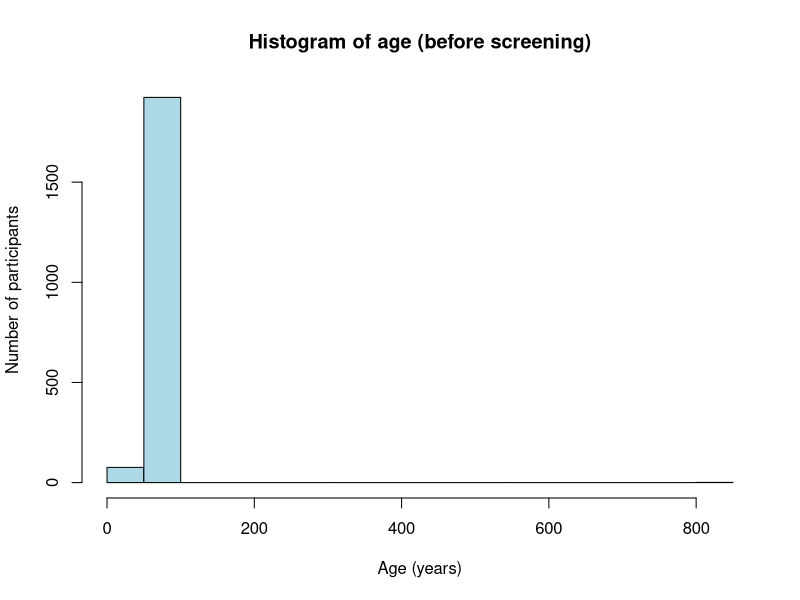
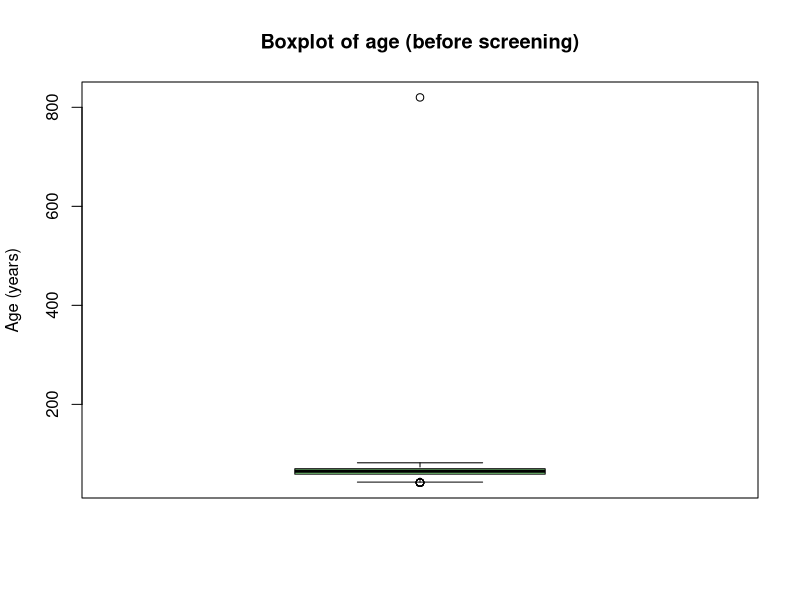
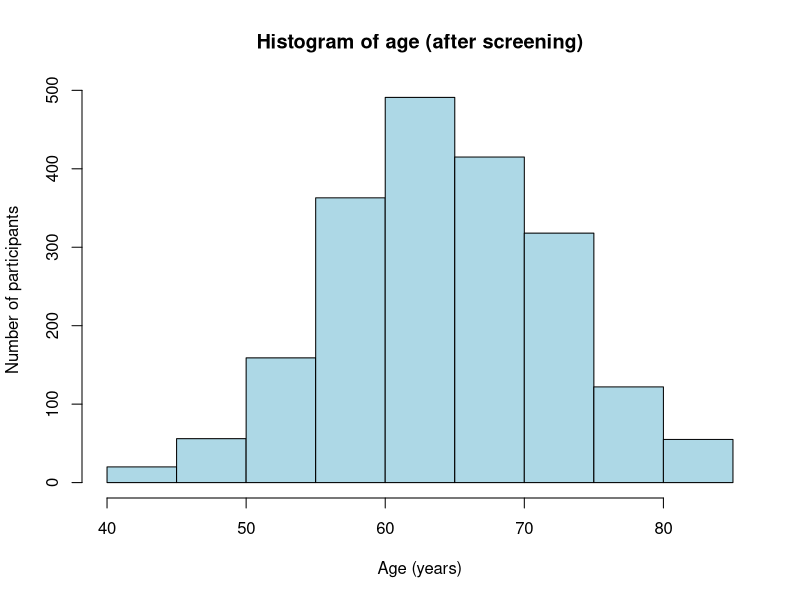
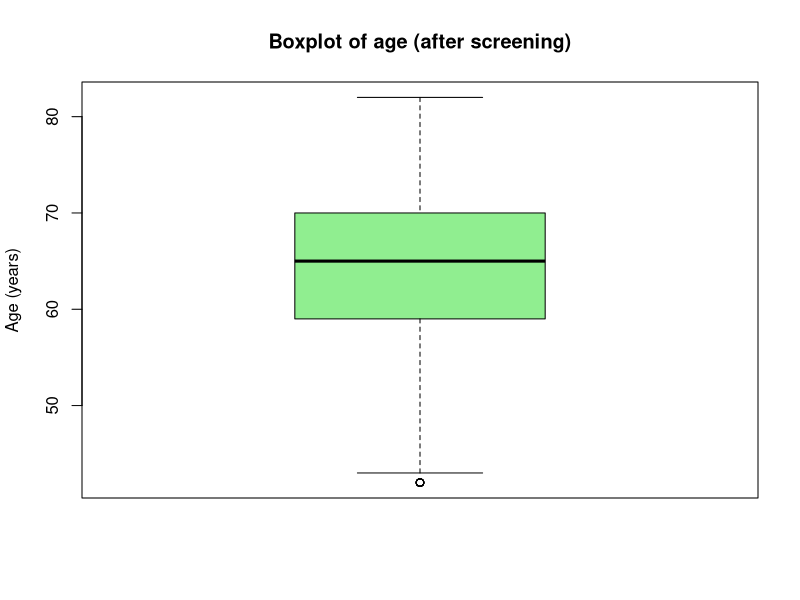
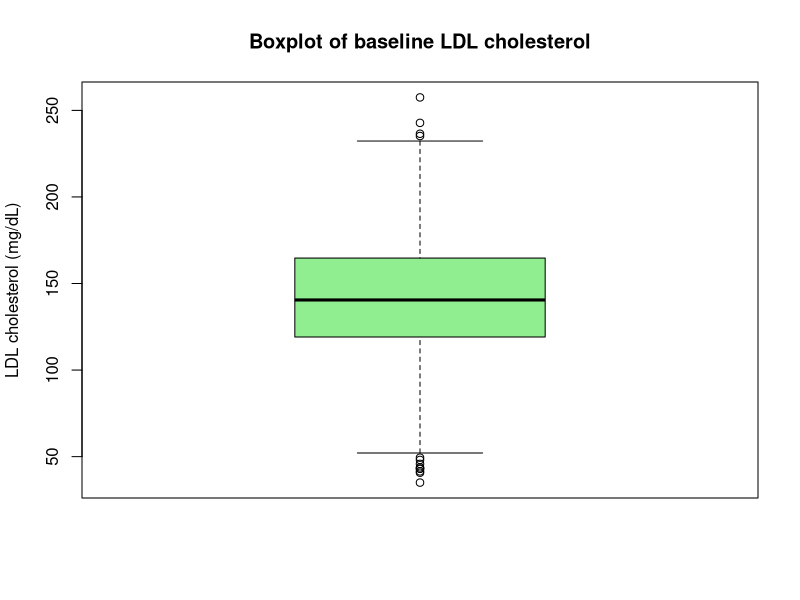
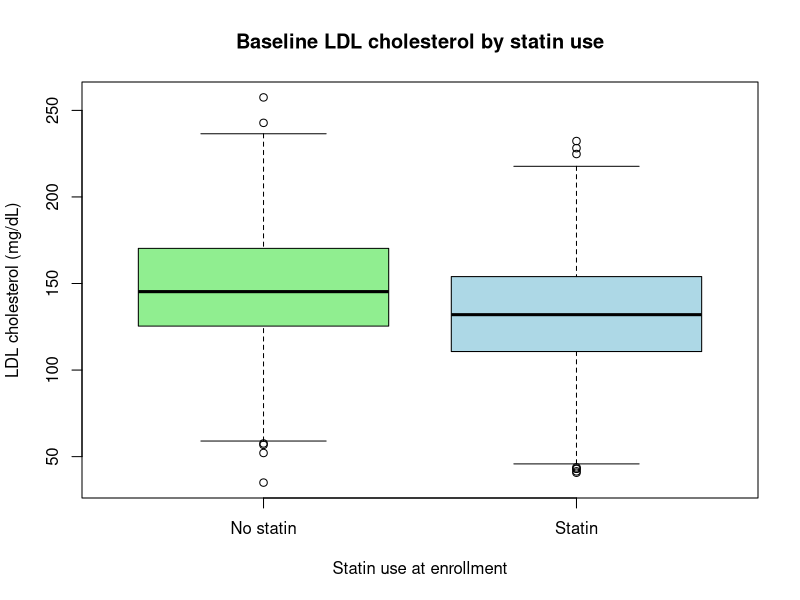
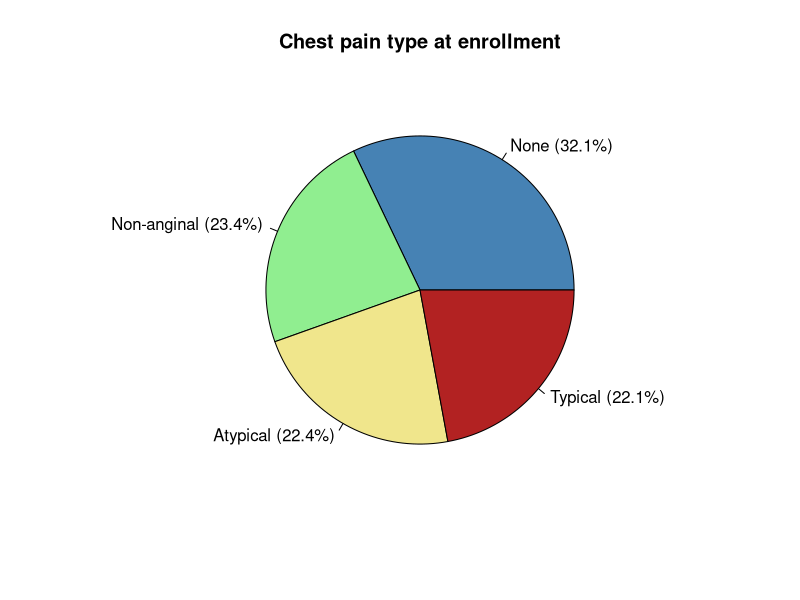
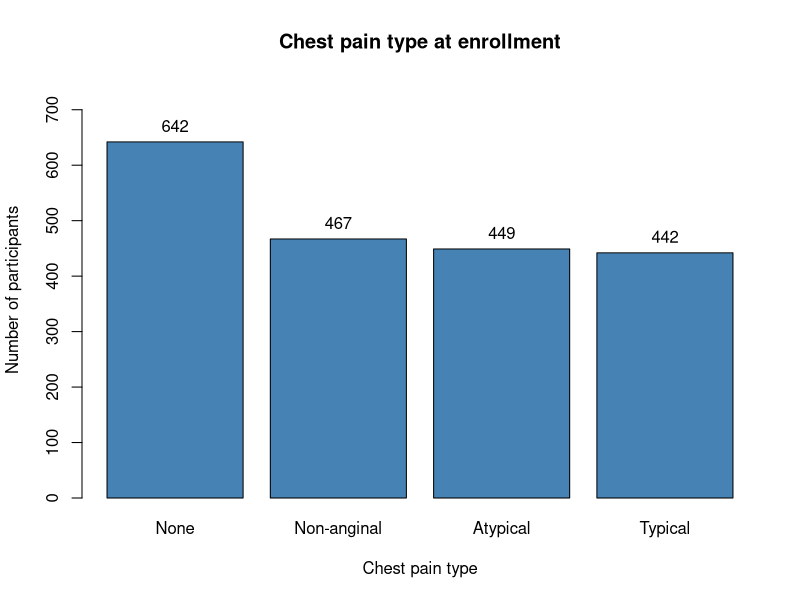

Here is the R script that generated these plots, in order:
# ------------------------------------------------------------------
# Data Analysis 471: Midterm Exam, R code (HALO dataset)
# Data: halo.xlsx (HALO trial, one row per participant)
#
# Put halo.xlsx in your RStudio project folder (the same folder as
# this script), then run the script one question at a time.
# Paste every table and graph into your Word document.
#
# Every line is labeled with the question and part it answers,
# for example "1.a" means Question 1, part a.
# ------------------------------------------------------------------

# ---- SETUP: load the data (needed before every question) ---------

# install.packages("readxl")                    # SETUP: run once only, if readxl is not installed
library(readxl)                                  # SETUP: load the package that reads Excel files

halo <- as.data.frame(read_excel("halo.xlsx"))   # SETUP: read the data into R
names(halo) <- tolower(names(halo))              # SETUP: lowercase names (BMI -> bmi, LDL0 -> ldl0)

dim(halo)                                        # SETUP: 2000 participants, 38 variables
names(halo)                                      # SETUP: list the variable names
colSums(is.na(halo))                             # SETUP: count missing values in each column


# ==================================================================
# QUESTION 1. Outliers and impossible values: age
# ==================================================================

# ---- 1.a: age exactly as it is in the file -----------------------
summary(halo$age)                                # 1.a: min, Q1, median, mean, Q3, max
mean(halo$age)                                   # 1.a: mean age (820 still included)
sd(halo$age)                                     # 1.a: standard deviation (820 still included)
sum(!is.na(halo$age))                            # 1.a: number of participants with an age

# ---- 1.b: histogram and boxplot BEFORE screening -----------------
# 1.b: histogram of age before screening
hist(halo$age, main = "Histogram of age (before screening)",
     xlab = "Age (years)", ylab = "Number of participants",
     col = "lightblue", border = "black")

# 1.b: boxplot of age before screening
boxplot(halo$age, main = "Boxplot of age (before screening)",
        ylab = "Age (years)", col = "lightgreen")

boxplot.stats(halo$age)$out                      # 1.b: values drawn as separate points

# ---- 1.c: find the participant with the impossible value ---------
halo[halo$age > 120, c("id", "age", "female", "sbp0")]  # 1.c: who has an age above 120?

dev2 <- (halo$age - mean(halo$age))^2            # 1.c: squared deviation of each age from the mean
max(dev2) / sum(dev2)                            # 1.c: share of all variation from this one value

# ---- 1.d: set the impossible value to NA -------------------------
halo$age[halo$age > 120] <- NA                   # 1.d: one rule, one line

# ---- 1.e: age AFTER screening ------------------------------------
summary(halo$age)                                # 1.e: summary after screening
mean(halo$age, na.rm = TRUE)                     # 1.e: mean after screening
sd(halo$age, na.rm = TRUE)                       # 1.e: standard deviation after screening
sum(!is.na(halo$age))                            # 1.e: participants with an age (now 1,999)

# 1.e: histogram of age after screening
hist(halo$age, main = "Histogram of age (after screening)",
     xlab = "Age (years)", ylab = "Number of participants",
     col = "lightblue", border = "black")

# 1.e: boxplot of age after screening
boxplot(halo$age, main = "Boxplot of age (after screening)",
        ylab = "Age (years)", col = "lightgreen")

boxplot.stats(halo$age)$out                      # 1.e and 1.f: points still beyond the whiskers
table(boxplot.stats(halo$age)$out)               # 1.e and 1.f: how many, and which ages

# ---- 1.f: before-and-after table ---------------------------------
age_raw <- as.data.frame(read_excel("halo.xlsx"))$age   # 1.f: original ages, 820 included

# 1.f: a small function that returns the eight statistics for the table
describe_age <- function(x) {
  round(c(n = sum(!is.na(x)), mean = mean(x, na.rm = TRUE),
          sd = sd(x, na.rm = TRUE), median = median(x, na.rm = TRUE),
          Q1 = unname(quantile(x, 0.25, na.rm = TRUE)),
          Q3 = unname(quantile(x, 0.75, na.rm = TRUE)),
          min = min(x, na.rm = TRUE), max = max(x, na.rm = TRUE)), 2)
}

rbind(before = describe_age(age_raw),            # 1.f: before screening
      after  = describe_age(halo$age))           # 1.f: after screening


# ==================================================================
# QUESTION 2. Table of baseline characteristics
# ==================================================================

# ---- 2.a: screen BMI first (age was screened in Question 1) -------
summary(halo$bmi)                                # 2.a: look at the minimum BMI
halo[halo$bmi <= 0, c("id", "bmi")]              # 2.a: who has a BMI of 0?
halo$bmi[halo$bmi <= 0] <- NA                    # 2.a: set the impossible BMI to NA
summary(halo$bmi)                                # 2.a: check BMI after screening

# ---- 2.b: two helper functions, so every row is made the same way -
# 2.b: mean ± SD and n, for continuous variables
mean_sd <- function(x) {
  sprintf("%.1f ± %.1f  (n = %d)",
          mean(x, na.rm = TRUE), sd(x, na.rm = TRUE), sum(!is.na(x)))
}
# 2.b: frequency (percentage), for categorical variables
n_pct <- function(x) {
  counts <- table(x)
  pct    <- 100 * counts / sum(counts)
  paste0(names(counts), ": ", counts, " (", sprintf("%.1f", pct), "%)",
         collapse = "; ")
}

# ---- 2.b: one line for each row of the table ----------------------
mean_sd(halo$age)                                # 2.b: row "Age, years"
mean_sd(halo$bmi)                                # 2.b: row "Body mass index, kg/m2"
mean_sd(halo$weight0)                            # 2.b: row "Baseline weight, kg"
mean_sd(halo$weight12)                           # 2.b: row "Weight at 12 months, kg"
mean_sd(halo$glucose)                            # 2.b: row "Fasting glucose, mg/dL"
mean_sd(halo$dbp0)                               # 2.b: row "Diastolic blood pressure, mmHg"
mean_sd(halo$ldl0)                               # 2.b: row "LDL cholesterol at baseline, mg/dL"
n_pct(halo$diabetes)                             # 2.b: row "Diagnosed diabetes" (0 = no, 1 = yes)
n_pct(halo$statins)                              # 2.b: row "Statin use at enrollment" (0 = no, 1 = yes)

# ---- 2.b: the same results the long way (optional) ----------------
mean(halo$bmi, na.rm = TRUE)                     # 2.b: mean BMI
sd(halo$bmi, na.rm = TRUE)                       # 2.b: SD of BMI
table(halo$statins)                              # 2.b: count of statin users
round(100 * prop.table(table(halo$statins)), 1)  # 2.b: percent of statin users

# 2.b: the whole table at once, ready to copy into Word
table1 <- data.frame(
  Variable = c("Age (years)", "BMI (kg/m^2)", "Baseline weight (kg)",
               "Weight at 12 months (kg)", "Fasting glucose (mg/dL)",
               "Diastolic BP (mmHg)", "LDL cholesterol (mg/dL)",
               "Diabetes", "Statin use"),
  Summary = c(mean_sd(halo$age), mean_sd(halo$bmi), mean_sd(halo$weight0),
              mean_sd(halo$weight12), mean_sd(halo$glucose),
              mean_sd(halo$dbp0), mean_sd(halo$ldl0),
              n_pct(halo$diabetes), n_pct(halo$statins)))
print(table1, right = FALSE, row.names = FALSE)  # 2.b: print the table


# ==================================================================
# QUESTION 3. Boxplots of LDL cholesterol
# ==================================================================

# ---- 3.a: boxplot of LDL and its five numbers -------------
# 3.a: boxplot of baseline LDL
boxplot(halo$ldl0, main = "Boxplot of baseline LDL cholesterol",
        ylab = "LDL cholesterol (mg/dL)", col = "lightgreen")

summary(halo$ldl0)                               # 3.a: min, Q1, median, mean, Q3, max
quantile(halo$ldl0, probs = c(0, 0.25, 0.50, 0.75, 1))  # 3.a: min, Q1, Q2, Q3, max
IQR(halo$ldl0)                                   # 3.a: interquartile range

# ---- 3.b: LDL by statin use -------------------------------
# 3.b: label the 0/1 statin codes
halo$statins_f <- factor(halo$statins, levels = c(0, 1),
                         labels = c("No statin", "Statin"))
table(halo$statins, halo$statins_f)              # 3.b: check the labels match the codes

# 3.b: side-by-side boxplots of LDL by statin use
boxplot(ldl0 ~ statins_f, data = halo,
        main = "Baseline LDL cholesterol by statin use",
        xlab = "Statin use at enrollment", ylab = "LDL cholesterol (mg/dL)",
        col = c("lightgreen", "lightblue"))

tapply(halo$ldl0, halo$statins_f, summary)       # 3.b: five-number summary in each group
tapply(halo$ldl0, halo$statins_f, IQR)           # 3.b and 3.c: IQR (spread) in each group


# ==================================================================
# QUESTION 4. Graphs for categorical and count variables
# ==================================================================

# 4.a: put the four chest pain types in clinical order
halo$angina_f <- factor(halo$angina,
                        levels = c("None", "Non-anginal",
                                   "Atypical", "Typical"))
angina_counts <- table(halo$angina_f)            # 4.a: count in each category
angina_counts                                    # 4.a: print the counts
angina_pct <- round(100 * prop.table(angina_counts), 1)  # 4.a: percent in each category
angina_pct                                       # 4.a: print the percents

# 4.a: pie chart, each slice labeled with its percent
pie(angina_counts,
    labels = paste0(names(angina_counts), " (", angina_pct, "%)"),
    main = "Chest pain type at enrollment",
    col = c("steelblue", "lightgreen", "khaki", "firebrick"))

# 4.a: bar chart
bars <- barplot(angina_counts, ylim = c(0, 750),
                main = "Chest pain type at enrollment",
                xlab = "Chest pain type", ylab = "Number of participants",
                col = "steelblue")
text(bars, angina_counts, labels = angina_counts, pos = 3)  # 4.a: write each count above its bar

# ---- 4.c and 4.d: a count variable -------------------------------
vessel_counts <- table(halo$vessels)             # 4.c: count for 0, 1, 2 and 3 vessels

# 4.c: frequency table with counts and percentages
cbind(n = vessel_counts,
      percent = round(100 * vessel_counts / sum(vessel_counts), 1))

# 4.c: bar chart, one bar for each number of vessels
bars <- barplot(vessel_counts, ylim = c(0, 1050),
                main = "Diseased coronary vessels on imaging",
                xlab = "Number of diseased vessels",
                ylab = "Number of participants", col = "steelblue")
text(bars, vessel_counts, labels = vessel_counts, pos = 3)  # 4.c: write each count above its bar
